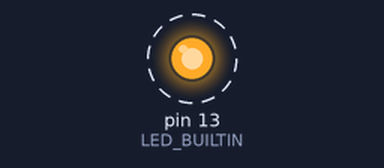
The sketch below on a simulated Arduino Uno, built with avr-gcc and run on an emulated ATmega328P. On the bench: output pins drawn as LEDs (lit = HIGH). Dashed ring = blinking. What the sketch prints to the serial monitor is not drawn.

Above: at 0.5 s.
Timing chart, 0 to 4.6 s (numbered marks = the images above):
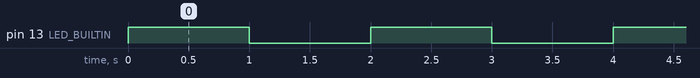

The sketch:

lab1.ino
```cpp
void setup() {
  // initialize digital pin LED_BUILTIN as an output.
  pinMode(LED_BUILTIN, OUTPUT);

  // initialize serial communication at 9600 bits per second:
  Serial.begin(9600);
  Serial.println("Hello World! System Initialized.");
}

void loop() {
  digitalWrite(LED_BUILTIN, HIGH);   // turn the LED on
  Serial.println("LED is ON");
  delay(1000);                       // wait for a second

  digitalWrite(LED_BUILTIN, LOW);    // turn the LED off
  Serial.println("LED is OFF");
  delay(1000);                       // wait for a second
}
```

Measured:
- by itself, pin 13 (LED_BUILTIN): alternates HIGH for 1.0 s and LOW for 1.0 s
